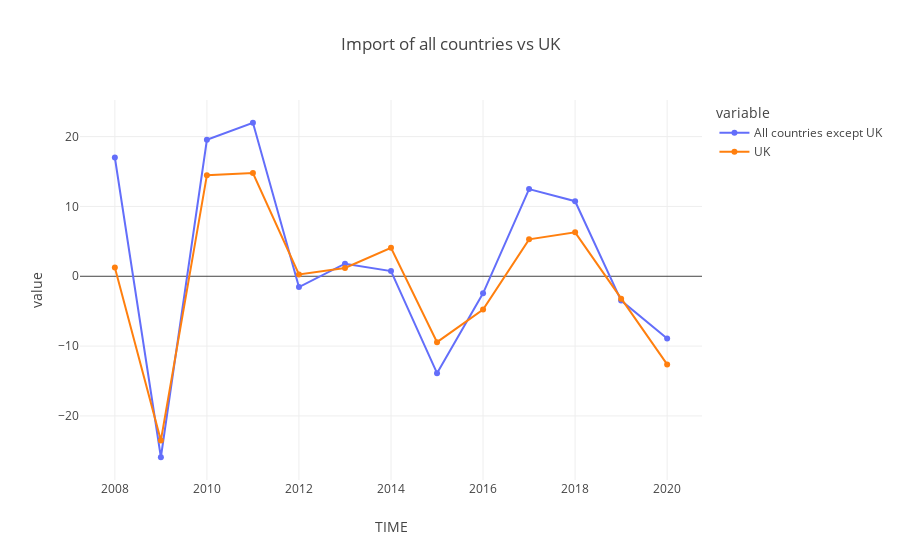

Notebook cell for this chart:
### Code cell
#dataframe: import all countries vs UK in percentage change, previous period

df_im_all_gbr = df_im_percent_all[(df_im_percent_all.LOCATION == 'GBR')]    #only data of UK
df_im_all_other = df_im_percent_all[(df_im_percent_all.LOCATION != 'GBR')]  #data of all countries except UK

#take the yearly average value of all other countries except UK
df_im_all_avg = df_im_all_other.groupby('TIME').mean()
df_im_all_avg = df_im_all_avg.rename(columns={'Value': 'All countries except UK'})

#plotting
fig_im_base_all = px.line(df_im_all_avg, title='Import of all countries vs UK', markers=True)
fig_im_base_all.add_scatter(x=df_im_all_gbr['TIME'], y=df_im_all_gbr['Value'], mode='lines+markers', name='UK')
fig_im_base_all.update_layout(template=None, autosize=False)

fig_im_base_all.show()

### Figure 1 — Plotly figure (JSON) as saved in the notebook; plotly's stock layout.template omitted (floating-point values rounded to 4 significant figures)
{"data": [{"hovertemplate": "variable=All countries except UK<br>TIME=%{x}<br>value=%{y}<extra></extra>", "legendgroup": "All countries except UK", "line": {"color": "#636efa", "dash": "solid"}, "marker": {"symbol": "circle"}, "mode": "markers+lines", "name": "All countries except UK", "orientation": "v", "showlegend": true, "type": "scatter", "x": [2008, 2009, 2010, 2011, 2012, 2013, 2014, 2015, 2016, 2017, 2018, 2019, 2020], "xaxis": "x", "y": [17.01, -25.92, 19.54, 21.99, -1.54, 1.805, 0.7372, -13.88, -2.442, 12.48, 10.75, -3.484, -8.899], "yaxis": "y"}, {"mode": "lines+markers", "name": "UK", "type": "scatter", "x": [2008, 2009, 2010, 2011, 2012, 2013, 2014, 2015, 2016, 2017, 2018, 2019, 2020], "y": [1.268, -23.51, 14.48, 14.79, 0.2599, 1.19, 4.068, -9.437, -4.766, 5.286, 6.294, -3.208, -12.62]}], "layout": {"autosize": false, "legend": {"title": {"text": "variable"}, "tracegroupgap": 0}, "title": {"text": "Import of all countries vs UK"}, "xaxis": {"anchor": "y", "domain": [0, 1], "title": {"text": "TIME"}}, "yaxis": {"anchor": "x", "domain": [0, 1], "title": {"text": "value"}}}}
